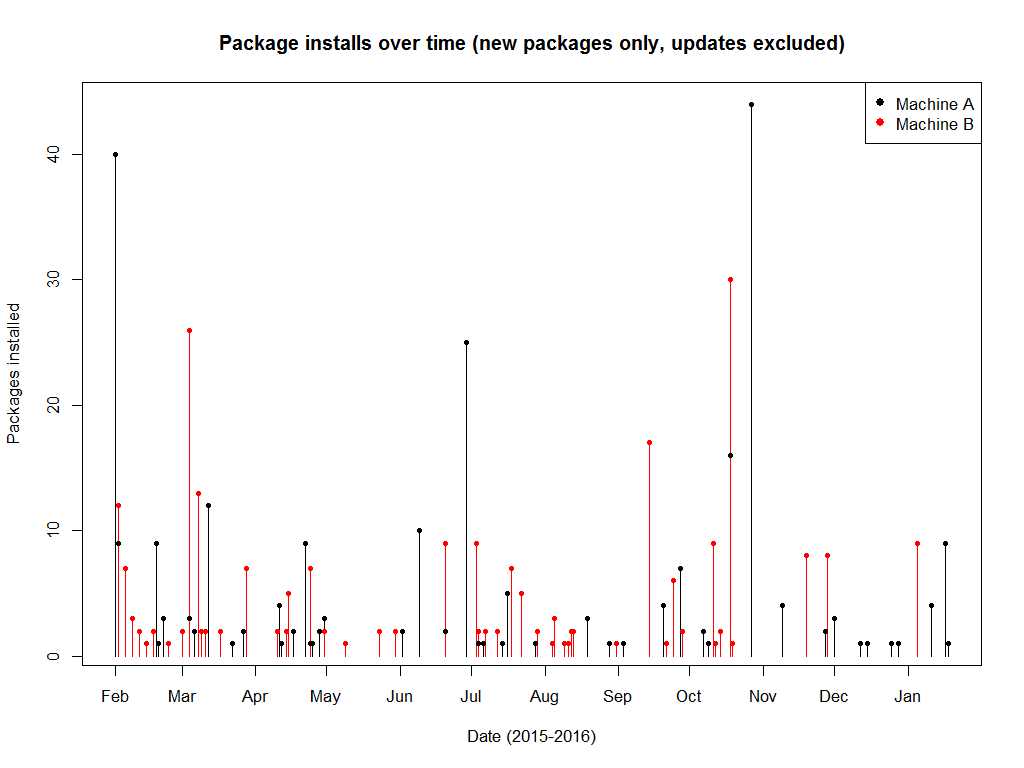

Source code (R):


stats = c()
all = data.frame()
for (input in c("subset.A.txt", "subset.B.txt")) {
  d = read.table(input)
  d$V1 = as.POSIXct(d$V1)
  d = d[order(d$V1), ]
  a = aggregate(d$V1, list(date=as.POSIXct(d$V1)), length)
  stats = c(stats, diff(a$date))
  all = rbind(all, data.frame(date=a$date, count=a$x, which=as.character(input)))
}
all$which = as.factor(all$which)
summary(stats)
str(all)

png("install_freq.png", 1024, 768)
par(cex = 1.4)
plot(all$date, all$count, col=all$which, 
  main="Package installs over time (new packages only, updates excluded)",
  xlab="Date (2015-2016)", ylab="Packages installed", 
  type='h', xaxt = "n")
  
points(all$date, all$count, col=all$which, pch=20)

legend('topright', legend=c('Machine A', 'Machine B'), pc=19, col=c(1,2))

axis.POSIXct(1, at=seq(min(all$date), max(all$date), by="month"))
dev.off()

